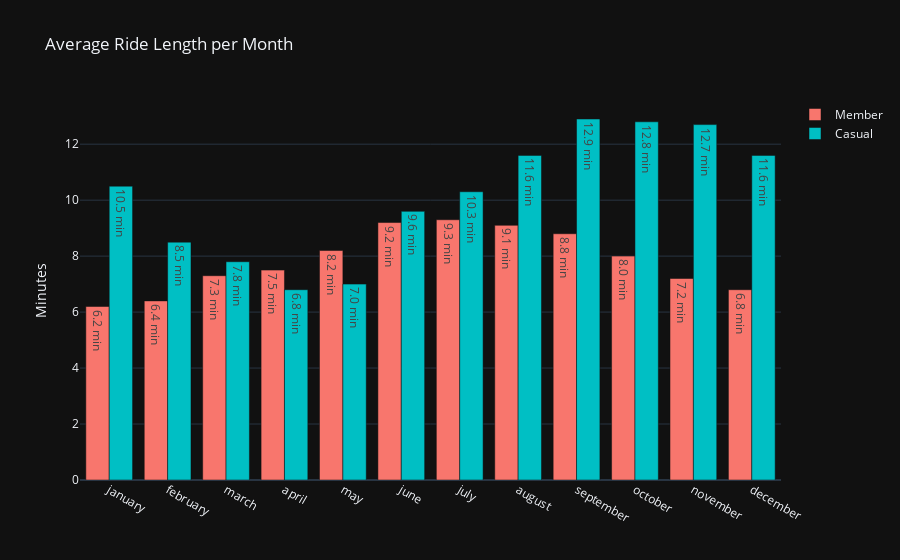

Here is the notebook cell this chart was saved with:
### Code cell
fig = go.Figure() 

color_map = {
    "member": "#F8766D",
    "casual": "#00BFC4"
}

for rider_type in ["member", "casual"]:
    df_sub = df[df["type"] == rider_type]

    fig.add_bar( 
        x=df_sub["month"], 
        y=df_sub["avg_median"], 
        name=rider_type.capitalize(),
        marker_color=color_map[rider_type],
        text=[f"{v:.1f} min" for v in df_sub["avg_median"]],
        textposition="auto"
    ) 

fig.update_layout( 
    barmode="group", 
    title="Average Ride Length per Month", 
    yaxis_title="Minutes",
    uniformtext_minsize=8,
    uniformtext_mode="show",
    template="plotly_dark"
) 

fig.show()

### Figure 1 — Plotly figure (JSON) as saved in the notebook; plotly's stock layout.template omitted (floating-point values rounded to 4 significant figures)
{"data": [{"marker": {"color": "#F8766D"}, "name": "Member", "text": ["6.2 min", "6.4 min", "7.3 min", "7.5 min", "8.2 min", "9.2 min", "9.3 min", "9.1 min", "8.8 min", "8.0 min", "7.2 min", "6.8 min"], "textposition": "auto", "type": "bar", "x": ["january", "february", "march", "april", "may", "june", "july", "august", "september", "october", "november", "december"], "y": [6.2, 6.4, 7.3, 7.5, 8.2, 9.2, 9.3, 9.1, 8.8, 8.0, 7.2, 6.8]}, {"marker": {"color": "#00BFC4"}, "name": "Casual", "text": ["10.5 min", "8.5 min", "7.8 min", "6.8 min", "7.0 min", "9.6 min", "10.3 min", "11.6 min", "12.9 min", "12.8 min", "12.7 min", "11.6 min"], "textposition": "auto", "type": "bar", "x": ["january", "february", "march", "april", "may", "june", "july", "august", "september", "october", "november", "december"], "y": [10.5, 8.5, 7.8, 6.8, 7.0, 9.6, 10.3, 11.6, 12.9, 12.8, 12.7, 11.6]}], "layout": {"autosize": true, "barmode": "group", "title": {"text": "Average Ride Length per Month"}, "uniformtext": {"minsize": 8, "mode": "show"}, "xaxis": {"autorange": true, "range": [-0.5, 11.5], "type": "category"}, "yaxis": {"autorange": true, "range": [0, 13.58], "title": {"text": "Minutes"}, "type": "linear"}}}
